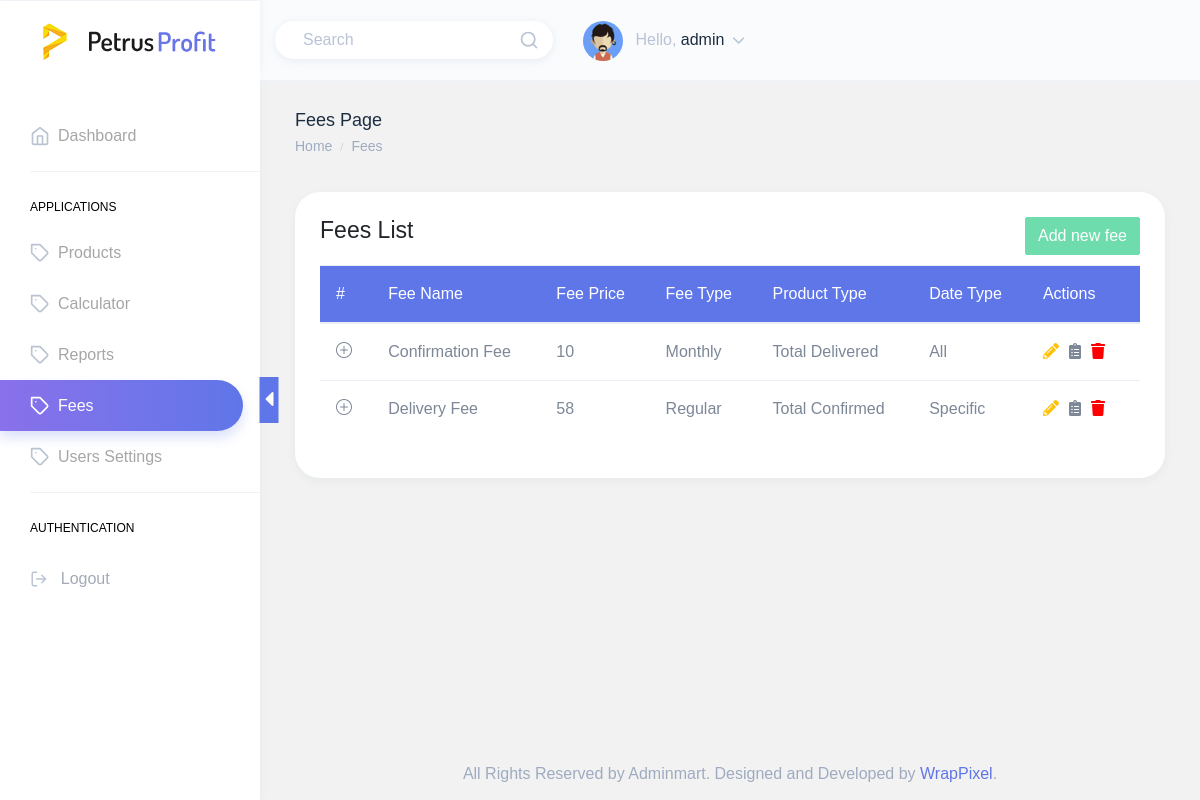
The page /fees.php (signed in) on the database its author committed.
### tables this page shows
CREATE TABLE IF NOT EXISTS `fees` (
  `id` int(11) NOT NULL AUTO_INCREMENT,
  `fee_name` varchar(80) NOT NULL,
  `fee_price` int(11) DEFAULT NULL,
  `fee_type_id` varchar(80) NOT NULL,
  `product_type` varchar(80) NOT NULL,
  `date_type` varchar(100) NOT NULL,
  `slug` varchar(100) NOT NULL,
  PRIMARY KEY (`id`)
);

### modules/Init.php (called while the page is built, shortened)
<?php
require_once(MODULES . 'Connector.php');
$db = new Connector(
	'localhost',
	'root',
	'',
	'revenue_tracker'
);
$db->returnObj = TRUE;

### modules/Connector.php (called while the page is built, shortened)
<?php
class Connector
{
   private $connection;
   private $result;
   public $count = 0;
   public $returnObj = false;
   function __construct($host, $user, $pass, $name)
   {
      $this->host = $host;
      $this->user = $user;
      $this->pass = $pass;
      $this->name = $name;
      $resource = mysqli_connect($this->host, $this->user, $this->pass, $this->name);
      if ($resource) {
         $this->connection = $resource;
      } else {
         die("Connection Failure!");
      }
   }
   function __sanitize($text)
   {
      $result = trim(mysqli_real_escape_string($this->connection, $text));
      return htmlspecialchars($result);
   }
   private function send(String $cmd)
   {
      $resource = $this->connection->query($cmd);
      if (is_bool($resource)) {
         $this->result = $resource;
      } else {
         $this->count = ($resource)->num_rows;
         if ($this->returnObj) {
            $this->result = array();
         } else {
            $this->result[] = ($resource)->fetch_all(MYSQLI_ASSOC);
         }
      }
   }
   function getOne(String $tblname, array $where, array $fetchOnly = null, String $operator = null)
   {
      $cmd = "SELECT * FROM {$tblname} WHERE ";
      if (!is_null($fetchOnly)) {
         $keys = "";
         foreach ($fetchOnly as $key) {
            $keys .= "{$key}, ";
         }
         $cmd = str_replace('*', substr($keys, 0, strrpos($keys, ", ")), $cmd);
      }
      foreach ($where as $key => $value) {
         $cmd .= strtoupper($key) . "='" . $this->__sanitize($value) . "' AND ";
      }
      $cmd = substr($cmd, 0, strrpos($cmd, " AND "));
      $this->send($cmd);
      return ($this->count > 0) ? $this->result[0] : $this->result;
   }
   function getMany(String $tblname, array $where = null, array $fetchOnly = null, array $operator = null)
   {
      $cmd = "SELECT * FROM {$tblname}";
      if (!is_null($fetchOnly)) {
         $keys = "";
         foreach ($fetchOnly as $key) {
            $keys .= "{$key}, ";
         }
         $cmd = str_replace('*', substr($keys, 0, strrpos($keys, ", ")), $cmd);
      }
      $this->send($cmd);
      return $this->result;
   }
   private function __dispose()
   {
      $this->result = null;
      $this->count = 0;
   }
}

### fees.php (the view, shortened to what this page needs)
<?php require_once('modules/Init.php') ?>
<!DOCTYPE html>
<html dir="ltr" lang="en">
<head>
  <link href="dist/css/icons/font-awesome/css/fontawesome-min.css" rel="stylesheet">
  <link href="dist/css/style.min.css" rel="stylesheet">
  <link href="dist/css/fees.css" rel="stylesheet">
</head>
<body>
  <div id="main-wrapper" data-theme="light" data-layout="vertical" data-navbarbg="skin6" data-sidebartype="full" data-sidebar-position="fixed" data-header-position="fixed" data-boxed-layout="full">
    <div class="page-wrapper">
      <div class="page-breadcrumb">
        <div class="row">
          <div class="col-7 align-self-center">
            <h4 class="page-title text-truncate text-dark font-weight-medium mb-1">Fees Page
            </h4>
            <div class="d-flex align-items-center">
              <nav aria-label="breadcrumb">
                <ol class="breadcrumb m-0 p-0">
                  <li class="breadcrumb-item"><a href="index.php" class="text-muted">Home</a></li>
                  <li class="breadcrumb-item text-muted active" aria-current="page">Fees</li>
                </ol>
              </nav>
            </div>
          </div>
        </div>
      </div>
      <div class="container-fluid">
        <div class="row">
          <div class="col-lg-12">
            <div class="card">
              <div class="card-body">
                <div class="row card-title">
                  <div class="col-sm-8">
                    <h4 class="card-title">Fees List</h4>
                  </div>
                  <div class="col-sm-4">
                    <button class="btn btn-success pull-right" type="button" disabled id="addnew">Add new fee</button>
                  </div>
                </div>
                <div class="table-responsive">
                  <table class="table products-list">
                    <?php $fees = $db->getMany(FEES); ?>
                    <thead class="bg-primary text-white">
                      <tr>
                        <th>#</th>
                        <th>Fee Name</th>
                        <th>Fee Price</th>
                        <th>Fee Type</th>
                        <th>Product Type</th>
                        <th>Date Type</th>
                        <th>Actions</th>
                      </tr>
                    </thead>
                    <tbody>
                      <?php
                      if (!empty($fees) && count($fees) > 0) {
                        foreach ($fees as $fee) {
                          $fee_type = $db->getOne(FEE_TYPE, ['id' => $fee->fee_type_id], ['category']);
                          $date_type = $db->getOne(DATE_TYPE, ['id' => $fee->date_type], ['category']);
                          $product_type = $db->getOne(PRODUCT_TYPE, ['id' => $fee->product_type], ['type']);
                          echo "<tr id=" . $fee->id . " class='tr' data-id=" . $fee->id . ">";
                          echo "<td class='column1'> <i class='icon-plus'></i> </td>";
                          echo "<td class='column2' data-target='fee_name'>" . ($fee->fee_name) . "</td>";
                          echo "<td class='column3' data-target='fee_price'>" . ($fee->fee_price) . "</td>";
                          echo "<td class='column4' data-target='fee_type'>" . ($fee_type->category) . "</td>";
                          echo "<td class='column5' data-target='product_type'>" . ($product_type->type) . "</td>";
                          echo "<td class='column5' data-target='date_type'>" . ($date_type->category) . "</td>";
                          echo "<td class='column6 actions'>";
                          echo "<a class='edit' title='Edit' data-toggle='tooltip' data-role='update' data-id=" . ($fee->id) . "><i class='fas fa-pencil-alt'></i></a>";
                          echo "<a class='info' title=" . ($fee->slug) . " data-toggle='popover' data-role='info' data-id=" . ($fee->id) . "><i class='fas fa-clipboard-list'></i></a>";
                          echo "<a class='delete' title='Delete' data-toggle='tooltip' data-role='delete' data-id=" . ($fee->id) . "><i class='fas fa-trash'></i></a>";
                          echo "</td>";
                          echo "</tr>";
                        }
                      } else {
                        echo "<tr class='text-center alert-warning'><td colspan='5'>No Products Saved.</td></tr>";
                      }
                      ?>
                    </tbody>
                  </table>
                </div>
              </div>
            </div>
          </div>
        </div>
      </div>
      <footer class="footer text-center text-muted">
        All Rights Reserved by Adminmart. Designed and Developed by <a href="https://wrappixel.com">WrapPixel</a>.
      </footer>
    </div>
  </div>
</body>
</html>

### rows shown on the page
fees: fee_name "Confirmation Fee", fee_price "10", category "Monthly", type "Total Delivered", category "All"
fees: fee_name "Delivery Fee", fee_price "58", category "Regular", type "Total Confirmed", category "Specific"

### other values the page prints
$_SESSION['USER']->fullname "admin"
